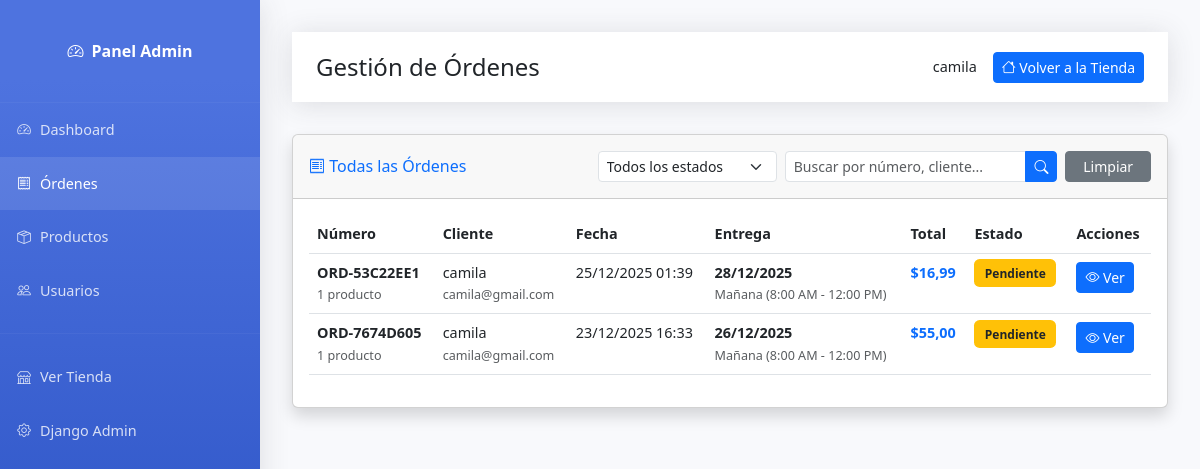
Before: /admin-panel/ordenes/ (signed in) with the older database file.
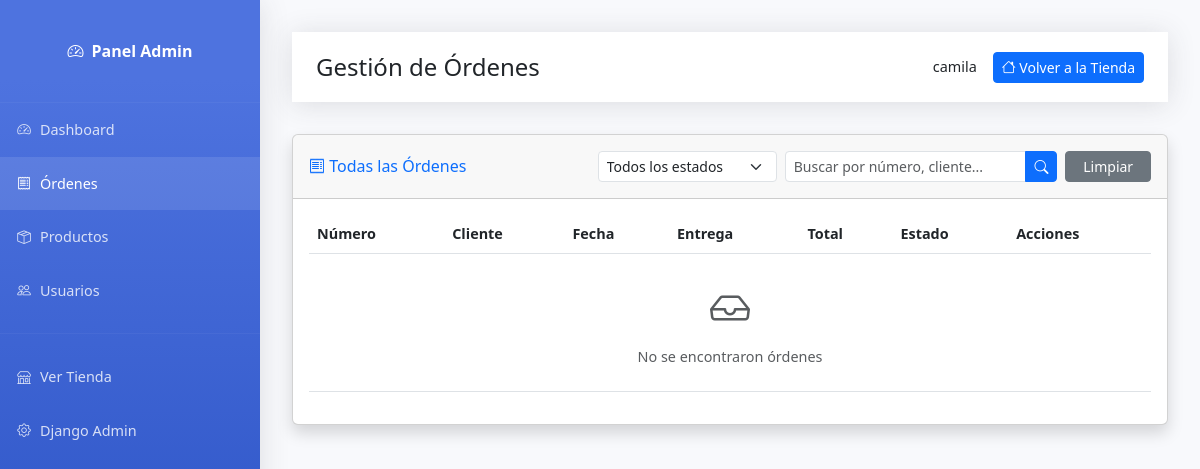
After: the same page with the newer database file.
### shop/models.py (models this page shows, shortened)
class Order(models.Model):
    PAYMENT_CHOICES = [
        ('cash', 'Efectivo'),
        ('transfer', 'Transferencia'),
    ]
    STATUS_CHOICES = [
        ('pending', 'Pendiente'),
        ('confirmed', 'Confirmado'),
        ('preparing', 'Preparando'),
        ('in_transit', 'En camino'),
        ('delivered', 'Entregado'),
        ('cancelled', 'Cancelado'),
    ]
    DELIVERY_TIME_CHOICES = [
        ('morning', 'Mañana (8:00 AM - 12:00 PM)'),
        ('afternoon', 'Tarde (12:00 PM - 6:00 PM)'),
        ('evening', 'Noche (6:00 PM - 9:00 PM)'),
    ]
    user = models.ForeignKey(
        User,
        on_delete=models.CASCADE,
        related_name='orders',
        verbose_name="Usuario",
        db_index=True  # ÍNDICE: Para filtrar órdenes por usuario
    )
    order_number = models.CharField(
        max_length=20,
        unique=True,
        verbose_name="Número de orden",
        db_index=True  # ÍNDICE: Para búsqueda por número de orden
    )
    delivery_address = models.TextField(verbose_name="Dirección de entrega")
    delivery_city = models.CharField(max_length=100, verbose_name="Municipio")
    delivery_province = models.CharField(max_length=100, verbose_name="Provincia")
    contact_phone = models.CharField(max_length=17, verbose_name="Teléfono de contacto")
    delivery_date = models.DateField(verbose_name="Fecha de entrega", db_index=True)  # ÍNDICE: Para reportes por fecha
    delivery_time = models.CharField(max_length=50, choices=DELIVERY_TIME_CHOICES, verbose_name="Hora de entrega")
    payment_method = models.CharField(max_length=20, choices=PAYMENT_CHOICES, verbose_name="Método de pago")
    status = models.CharField(
        max_length=20,
        choices=STATUS_CHOICES,
        default='pending',
        verbose_name="Estado",
        db_index=True  # ÍNDICE: Filtro muy común
    )
    subtotal = models.DecimalField(max_digits=10, decimal_places=2, verbose_name="Subtotal")
    delivery_fee = models.DecimalField(max_digits=10, decimal_places=2, default=0, verbose_name="Costo de envío")
    total = models.DecimalField(max_digits=10, decimal_places=2, verbose_name="Total", db_index=True)  # ÍNDICE: Para reportes
    notes = models.TextField(blank=True, verbose_name="Notas adicionales")
    admin_notes = models.TextField(blank=True, verbose_name="Notas del administrador")
    cancellation_reason = models.TextField(blank=True, verbose_name="Motivo de cancelación")
    created_at = models.DateTimeField(auto_now_add=True, verbose_name="Fecha de creación", db_index=True)  # ÍNDICE: Ordenar
    updated_at = models.DateTimeField(auto_now=True, verbose_name="Última actualización")
    class Meta:
        verbose_name = "Orden"
        verbose_name_plural = "Órdenes"
        ordering = ['-created_at']
        indexes = [
            models.Index(fields=['user', '-created_at']),
            models.Index(fields=['status', '-created_at']),
            models.Index(fields=['status', 'user']),
            models.Index(fields=['created_at', 'status']),
        ]

### shop/views/admin/orders.py (the view, shortened to what this page needs)
# urls.py: path('admin-panel/ordenes/', views.admin_orders, name='admin_orders'),
@staff_member_required
def admin_orders(request):
    status_filter = request.GET.get('status', '')
    search_query = request.GET.get('q', '')
    orders = Order.objects.select_related(
        'user',
        'user__profile'
    ).prefetch_related(
        Prefetch(
            'items',
            queryset=OrderItem.objects.select_related('product', 'product__category')
        )
    )
    if status_filter:
        orders = orders.filter(status=status_filter)
    orders = orders.order_by('-created_at')
    context = {
        'orders': orders,
        'status_filter': status_filter,
        'search_query': search_query,
        'status_choices': Order.STATUS_CHOICES,
    }
    return render(request, 'shop/admin/orders.html', context)

### shop/templates/shop/admin/orders.html (shortened to what the changed rows need)
{% extends 'shop/admin/base_admin.html' %}
{% block content %}
<div class="card shadow mb-4 fade-in">
    <div class="card-body">
        <div class="table-responsive">
            <table class="table table-hover">
                <thead>
                    <tr>
                        <th>Número</th>
                        <th>Cliente</th>
                        <th>Fecha</th>
                        <th>Entrega</th>
                        <th>Total</th>
                        <th>Estado</th>
                        <th>Acciones</th>
                    </tr>
                </thead>
                <tbody>
                    {% for order in orders %}
                    <tr>
                        <td>
                            <strong>{{ order.order_number }}</strong>
                            <br>
                            <small class="text-muted">{{ order.items.count }} producto{{ order.items.count|pluralize }}</small>
                        </td>
                        <td>
                            {{ order.user.get_full_name|default:order.user.username }}
                            <br>
                            <small class="text-muted">{{ order.user.email }}</small>
                        </td>
                        <td>{{ order.created_at|date:"d/m/Y H:i" }}</td>
                        <td>
                            <strong>{{ order.delivery_date|date:"d/m/Y" }}</strong>
                            <br>
                            <small class="text-muted">{{ order.get_delivery_time_display }}</small>
                        </td>
                        <td><strong class="text-primary">${{ order.total }}</strong></td>
                        <td>
                            <span class="status-badge
                                {% if order.status == 'pending' %}bg-warning text-dark
                                {% elif order.status == 'confirmed' %}bg-info
                                {% elif order.status == 'preparing' %}bg-primary
                                {% elif order.status == 'in_transit' %}bg-info
                                {% elif order.status == 'delivered' %}bg-success
                                {% else %}bg-danger
                                {% endif %}">
                                {{ order.get_status_display }}
                            </span>
                        </td>
                        <td>
                            <a href="{% url 'shop:admin_order_detail' order.id %}"
                                class="btn btn-sm btn-primary">
                                <i class="bi bi-eye"></i> Ver
                            </a>
                        </td>
                    </tr>
                    {% empty %}
                    <tr>
                        <td colspan="7" class="text-center text-muted py-4">
                            <i class="bi bi-inbox fs-1 d-block mb-2"></i>
                            No se encontraron órdenes
                        </td>
                    </tr>
                    {% endfor %}
                </tbody>
            </table>
        </div>
    </div>
</div>
{% endblock %}

Changed rows visible on the page:
removed Order: order_number "ORD-53C22EE1", items.count "1", user.get_full_name "camila", user.email "camila@gmail.com", created_at "25/12/2025 01:39", delivery_date "28/12/2025", delivery_time "Mañana (8:00 AM - 12:00 PM)", total "16,99", status "Pendiente"
removed Order: order_number "ORD-7674D605", items.count "1", user.get_full_name "camila", user.email "camila@gmail.com", created_at "23/12/2025 16:33", delivery_date "26/12/2025", delivery_time "Mañana (8:00 AM - 12:00 PM)", total "55,00", status "Pendiente"
Other visible differences:
text now shown: "No se encontraron órdenes"
